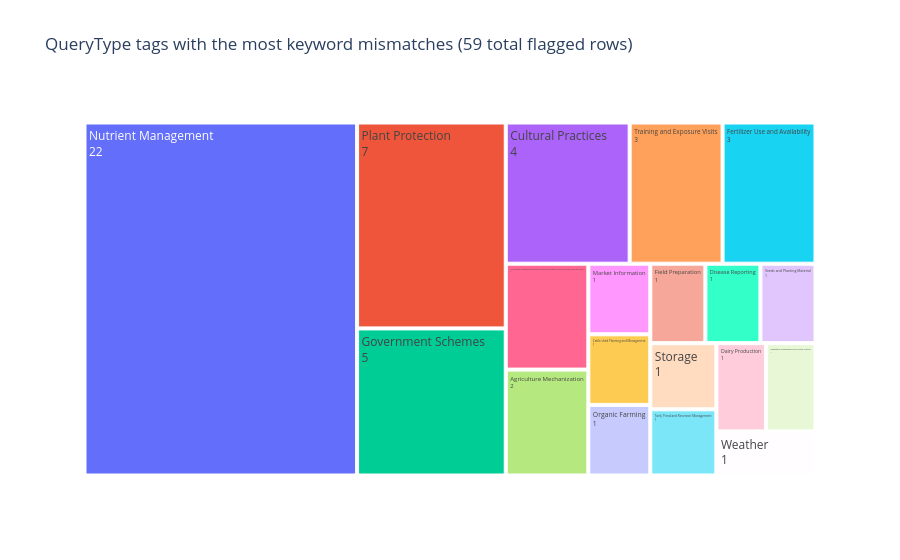

Notebook cell for this chart:
### Markdown cell above
**Question 2: Are queries tagged to the right QueryType? A mismatch audit.**

### Code cell
# Q2: QueryType mismatch audit
import re

q2 = df[['QueryText', 'QueryType_clean', 'KccAns', 'Crop', 'StateName']].copy()
q2['query_lower'] = q2['QueryText'].astype(str).str.lower()

pest_pat = r'pest|insect|worm|caterpillar|fungus|fungal|disease|blight|rot|control.*attack'
spray_pat = r'\bspray\b'
scheme_pat = r'scheme|yojana|kisan|government|subsid|loan|credit|insurance'

pest_ok = {'Plant Protection', 'Disease Management', 'Weed Management',
           'Bio-Pesticides and Bio-Fertilizers'}
scheme_ok = {'Government Schemes', 'Crop Insurance', 'Credit'}

flags = []
for idx, row in q2.iterrows():
    txt = row['query_lower']
    qt = row['QueryType_clean']
    reason = None
    if re.search(pest_pat, txt) and qt not in pest_ok:
        reason = f'QueryText mentions pest/disease but tagged "{qt}"'
    elif re.search(scheme_pat, txt) and qt not in scheme_ok:
        reason = f'QueryText mentions scheme/gov but tagged "{qt}"'
    elif re.search(spray_pat, txt) and qt not in pest_ok and qt != 'Fertilizer Use and Availability':
        reason = f'QueryText mentions spray but tagged "{qt}"'
    if reason:
        flags.append({'row': idx, 'reason': reason, 'QueryText': str(row['QueryText'])[:120],
                      'TaggedAs': qt, 'State': row['StateName']})

flagged = pd.DataFrame(flags)
total_flagged = len(flagged)
print(f'Rows with a potential QueryType mismatch: {total_flagged} / {len(df)} ({100*total_flagged/len(df):.1f}%)\n')

summary = flagged.groupby('TaggedAs').size().reset_index(name='mismatch_count').sort_values('mismatch_count', ascending=False)
print('Mismatches by current QueryType tag:')
display(summary)

print('\nSample flagged rows:')
display(flagged.head(10))

fig_q2 = px.treemap(
    summary,
    path=['TaggedAs'],
    values='mismatch_count',
    title=f'QueryType tags with the most keyword mismatches ({total_flagged} total flagged rows)',
)
fig_q2.update_traces(textinfo='label+value')
fig_q2.show()

### Figure 1 — Plotly figure (JSON) as saved in the notebook; plotly's stock layout.template omitted (floating-point values rounded to 4 significant figures)
{"data": [{"branchvalues": "total", "domain": {"x": [0, 1], "y": [0, 1]}, "hovertemplate": "labels=%{label}<br>mismatch_count=%{value}<br>parent=%{parent}<br>id=%{id}<extra></extra>", "ids": ["Nutrient Management", "Plant Protection", "Government Schemes", "Cultural Practices", "Training and Exposure Visits", "Fertilizer Use and Availability", "Post Harvest Management (Cleaning, Grading, Packaging, Food Processing, Cool Chain etc.)", "Agriculture Mechanization", "Market Information", "Cattle shed Planning and Management", "Organic Farming", "Field Preparation", "Disease Reporting", "Seeds and Planting Material", "Storage", "Tank, Pond and Reservoir Management", "Dairy Production", "Vegetative Propagation and Tissue Culture", "Weather"], "labels": ["Nutrient Management", "Plant Protection", "Government Schemes", "Cultural Practices", "Training and Exposure Visits", "Fertilizer Use and Availability", "Post Harvest Management (Cleaning, Grading, Packaging, Food Processing, Cool Chain etc.)", "Agriculture Mechanization", "Market Information", "Cattle shed Planning and Management", "Organic Farming", "Field Preparation", "Disease Reporting", "Seeds and Planting Material", "Storage", "Tank, Pond and Reservoir Management", "Dairy Production", "Vegetative Propagation and Tissue Culture", "Weather"], "name": "", "parents": ["", "", "", "", "", "", "", "", "", "", "", "", "", "", "", "", "", "", ""], "textinfo": "label+value", "type": "treemap", "values": [22.0, 7.0, 5.0, 4.0, 3.0, 3.0, 2.0, 2.0, 1.0, 1.0, 1.0, 1.0, 1.0, 1.0, 1.0, 1.0, 1.0, 1.0, 1.0]}], "layout": {"legend": {"tracegroupgap": 0}, "title": {"text": "QueryType tags with the most keyword mismatches (59 total flagged rows)"}}}
